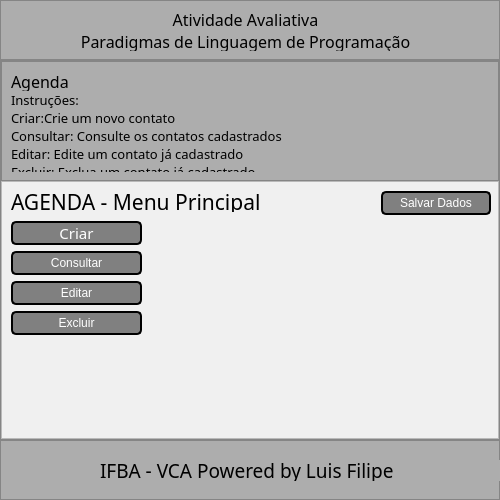
<?xml version="1.0" encoding="UTF-8"?>
<ui version="4.0">
 <class>MainWindow</class>
 <widget class="QMainWindow" name="MainWindow">
  <property name="geometry">
   <rect>
    <x>0</x>
    <y>0</y>
    <width>500</width>
    <height>500</height>
   </rect>
  </property>
  <property name="minimumSize">
   <size>
    <width>500</width>
    <height>500</height>
   </size>
  </property>
  <property name="maximumSize">
   <size>
    <width>500</width>
    <height>500</height>
   </size>
  </property>
  <property name="windowTitle">
   <string>MainWindow</string>
  </property>
  <widget class="QWidget" name="centralwidget">
   <widget class="QFrame" name="frame_Top">
    <property name="geometry">
     <rect>
      <x>0</x>
      <y>0</y>
      <width>500</width>
      <height>60</height>
     </rect>
    </property>
    <property name="maximumSize">
     <size>
      <width>16777215</width>
      <height>60</height>
     </size>
    </property>
    <property name="styleSheet">
     <string notr="true">background-color: rgb(173, 173, 173);</string>
    </property>
    <property name="frameShape">
     <enum>QFrame::StyledPanel</enum>
    </property>
    <property name="frameShadow">
     <enum>QFrame::Raised</enum>
    </property>
    <widget class="QLabel" name="label_6">
     <property name="geometry">
      <rect>
       <x>10</x>
       <y>10</y>
       <width>471</width>
       <height>41</height>
      </rect>
     </property>
     <property name="font">
      <font>
       <family>Snap ITC</family>
       <pointsize>12</pointsize>
      </font>
     </property>
     <property name="styleSheet">
      <string notr="true">color: black</string>
     </property>
     <property name="text">
      <string>Atividade Avaliativa
Paradigmas de Linguagem de Programação</string>
     </property>
     <property name="alignment">
      <set>Qt::AlignCenter</set>
     </property>
    </widget>
   </widget>
   <widget class="QFrame" name="frame_Botton">
    <property name="geometry">
     <rect>
      <x>0</x>
      <y>440</y>
      <width>500</width>
      <height>60</height>
     </rect>
    </property>
    <property name="maximumSize">
     <size>
      <width>16777215</width>
      <height>60</height>
     </size>
    </property>
    <property name="styleSheet">
     <string notr="true">background-color: rgb(173, 173, 173);</string>
    </property>
    <property name="frameShape">
     <enum>QFrame::StyledPanel</enum>
    </property>
    <property name="frameShadow">
     <enum>QFrame::Raised</enum>
    </property>
    <widget class="QLabel" name="label_7">
     <property name="geometry">
      <rect>
       <x>100</x>
       <y>20</y>
       <width>401</width>
       <height>21</height>
      </rect>
     </property>
     <property name="font">
      <font>
       <family>Snap ITC</family>
       <pointsize>14</pointsize>
      </font>
     </property>
     <property name="styleSheet">
      <string notr="true">color:black</string>
     </property>
     <property name="text">
      <string>IFBA - VCA Powered by Luis Filipe</string>
     </property>
    </widget>
   </widget>
   <widget class="QFrame" name="frame_Content">
    <property name="geometry">
     <rect>
      <x>0</x>
      <y>60</y>
      <width>500</width>
      <height>380</height>
     </rect>
    </property>
    <property name="styleSheet">
     <string notr="true">background-color: rgb(173, 173, 173);
</string>
    </property>
    <property name="frameShape">
     <enum>QFrame::StyledPanel</enum>
    </property>
    <property name="frameShadow">
     <enum>QFrame::Raised</enum>
    </property>
    <layout class="QVBoxLayout" name="verticalLayout_2">
     <property name="spacing">
      <number>0</number>
     </property>
     <property name="leftMargin">
      <number>0</number>
     </property>
     <property name="topMargin">
      <number>0</number>
     </property>
     <property name="rightMargin">
      <number>0</number>
     </property>
     <property name="bottomMargin">
      <number>0</number>
     </property>
     <item>
      <widget class="QFrame" name="frame">
       <property name="maximumSize">
        <size>
         <width>16777215</width>
         <height>120</height>
        </size>
       </property>
       <property name="styleSheet">
        <string notr="true">background-color: rgb(173, 173, 173);</string>
       </property>
       <property name="frameShape">
        <enum>QFrame::StyledPanel</enum>
       </property>
       <property name="frameShadow">
        <enum>QFrame::Raised</enum>
       </property>
       <widget class="QLabel" name="label_4">
        <property name="geometry">
         <rect>
          <x>10</x>
          <y>10</y>
          <width>471</width>
          <height>21</height>
         </rect>
        </property>
        <property name="font">
         <font>
          <family>Snap ITC</family>
          <pointsize>12</pointsize>
         </font>
        </property>
        <property name="text">
         <string>Agenda</string>
        </property>
       </widget>
       <widget class="QLabel" name="label_5">
        <property name="geometry">
         <rect>
          <x>10</x>
          <y>30</y>
          <width>481</width>
          <height>81</height>
         </rect>
        </property>
        <property name="font">
         <font>
          <family>Broadway</family>
          <pointsize>10</pointsize>
         </font>
        </property>
        <property name="text">
         <string>Instruções:
Criar:Crie um novo contato
Consultar: Consulte os contatos cadastrados
Editar: Edite um contato já cadastrado
Excluir: Exclua um contato já cadastrado.</string>
        </property>
        <property name="alignment">
         <set>Qt::AlignLeading|Qt::AlignLeft|Qt::AlignTop</set>
        </property>
       </widget>
      </widget>
     </item>
     <item>
      <widget class="QFrame" name="frame_3">
       <property name="styleSheet">
        <string notr="true">background-color: rgb(240, 240, 240);</string>
       </property>
       <property name="frameShape">
        <enum>QFrame::StyledPanel</enum>
       </property>
       <property name="frameShadow">
        <enum>QFrame::Raised</enum>
       </property>
       <widget class="QLabel" name="label">
        <property name="geometry">
         <rect>
          <x>10</x>
          <y>10</y>
          <width>461</width>
          <height>21</height>
         </rect>
        </property>
        <property name="font">
         <font>
          <family>Bodoni MT</family>
          <pointsize>16</pointsize>
         </font>
        </property>
        <property name="text">
         <string>AGENDA - Menu Principal</string>
        </property>
       </widget>
       <widget class="QPushButton" name="pushButton">
        <property name="geometry">
         <rect>
          <x>10</x>
          <y>40</y>
          <width>131</width>
          <height>24</height>
         </rect>
        </property>
        <property name="font">
         <font>
          <family>Bodoni MT</family>
          <pointsize>11</pointsize>
         </font>
        </property>
        <property name="styleSheet">
         <string notr="true">QPushButton{
border: 2px solid black;
background-color: gray;
border-radius: 5px;
color:white
}

QPushButton:hover{
border: 2px solid red;
background-color: white;
border-radius: 5px;
color:black
}</string>
        </property>
        <property name="text">
         <string>Criar</string>
        </property>
       </widget>
       <widget class="QPushButton" name="pushButton_2">
        <property name="geometry">
         <rect>
          <x>10</x>
          <y>70</y>
          <width>131</width>
          <height>24</height>
         </rect>
        </property>
        <property name="styleSheet">
         <string notr="true">QPushButton{
border: 2px solid black;
background-color: gray;
border-radius: 5px;
color:white
}

QPushButton:hover{
border: 2px solid red;
background-color: white;
border-radius: 5px;
color:black
}</string>
        </property>
        <property name="text">
         <string>Consultar</string>
        </property>
       </widget>
       <widget class="QPushButton" name="pushButton_3">
        <property name="geometry">
         <rect>
          <x>10</x>
          <y>100</y>
          <width>131</width>
          <height>24</height>
         </rect>
        </property>
        <property name="styleSheet">
         <string notr="true">QPushButton{
border: 2px solid black;
background-color: gray;
border-radius: 5px;
color:white
}

QPushButton:hover{
border: 2px solid red;
background-color: white;
border-radius: 5px;
color:black
}</string>
        </property>
        <property name="text">
         <string>Editar</string>
        </property>
       </widget>
       <widget class="QPushButton" name="pushButton_4">
        <property name="geometry">
         <rect>
          <x>10</x>
          <y>130</y>
          <width>131</width>
          <height>24</height>
         </rect>
        </property>
        <property name="styleSheet">
         <string notr="true">QPushButton{
border: 2px solid black;
background-color: gray;
border-radius: 5px;
color:white
}

QPushButton:hover{
border: 2px solid red;
background-color: white;
border-radius: 5px;
color:black
}</string>
        </property>
        <property name="text">
         <string>Excluir</string>
        </property>
       </widget>
       <widget class="QPushButton" name="pushButton_5">
        <property name="geometry">
         <rect>
          <x>380</x>
          <y>10</y>
          <width>110</width>
          <height>24</height>
         </rect>
        </property>
        <property name="styleSheet">
         <string notr="true">QPushButton{
border: 2px solid black;
background-color: gray;
border-radius: 5px;
color:white
}

QPushButton:hover{
border: 2px solid red;
background-color: white;
border-radius: 5px;
color:black
}</string>
        </property>
        <property name="text">
         <string>Salvar Dados</string>
        </property>
       </widget>
      </widget>
     </item>
    </layout>
   </widget>
  </widget>
 </widget>
 <resources/>
 <connections/>
</ui>
